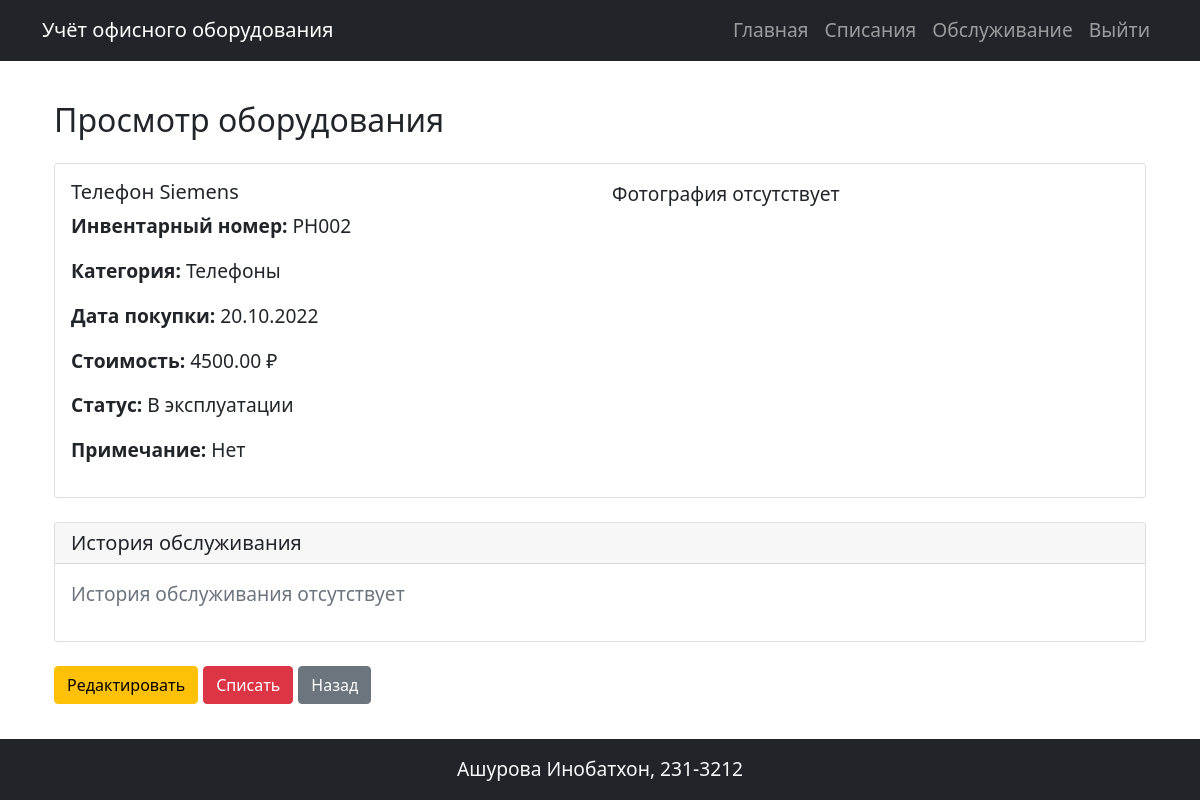
The page /equipment/10 (signed in) on the database its author committed.
### models.py (models this page shows)
class Equipment(db.Model):
    id = db.Column(db.Integer, primary_key=True)
    name = db.Column(db.String(100), nullable=False)
    inventory_number = db.Column(db.String(50), unique=True, nullable=False)
    category_id = db.Column(db.Integer, db.ForeignKey('category.id'), nullable=False)
    category = db.relationship('Category', backref='equipments')
    purchase_date = db.Column(db.Date, nullable=False)
    cost = db.Column(db.Numeric(10, 2), nullable=False)
    status = db.Column(db.Enum('В эксплуатации', 'На ремонте', 'Списано', name='equipment_status'), nullable=False, default='В эксплуатации')
    note = db.Column(db.Text)
    photos = db.relationship('Photo', backref='equipment', lazy='dynamic', cascade='all, delete-orphan')
    maintenance_history = db.relationship('MaintenanceHistory', backref='equipment', cascade='all, delete-orphan')
    responsible_persons = db.relationship('ResponsiblePersons', secondary=equipment_responsible, back_populates='equipments')
    write_offs = db.relationship('WriteOff', backref='equipment_obj', cascade='all, delete-orphan')

class Category(db.Model):
    id = db.Column(db.Integer, primary_key=True)
    name = db.Column(db.String(100), nullable=False)
    description = db.Column(db.Text)

### app.py (the view)
@app.route('/equipment/<int:id>')
def view_equipment(id):
    equipment = Equipment.query.get_or_404(id)
    return render_template('view_equipment.html', equipment=equipment)

### app.py (called while the page is built)
@login_manager.user_loader
def load_user(user_id):
    return User.query.get(int(user_id))

### templates/view_equipment.html (shortened to what this page needs)
{% extends "base.html" %}
{% block content %}
<div class="container">
    <h2 class="my-4">Просмотр оборудования</h2>
    <div class="card mb-4">
        <div class="card-body">
            <div class="row">
                <div class="col-md-6">
                    <h5 class="card-title">{{ equipment.name }}</h5>
                    <p><strong>Инвентарный номер:</strong> {{ equipment.inventory_number }}</p>
                    <p><strong>Категория:</strong> {{ equipment.category.name }}</p>
                    <p><strong>Дата покупки:</strong> {{ equipment.purchase_date.strftime('%d.%m.%Y') }}</p>
                    <p><strong>Стоимость:</strong> {{ "%.2f"|format(equipment.cost) }} ₽</p>
                    <p><strong>Статус:</strong> {{ equipment.status }}</p>
                    <p><strong>Примечание:</strong> {{ equipment.note or 'Нет' }}</p>
                </div>
                <div class="col-md-6">
                    {% if equipment.photos.first() %}
                        <img src="{{ url_for('static', filename='uploads/' + equipment.photos.first().filename) }}"
                             class="img-fluid" alt="Фото оборудования">
                    {% else %}
                        <p>Фотография отсутствует</p>
                    {% endif %}
                </div>
            </div>
        </div>
    </div>
    <div class="card mb-4">
        <div class="card-header">
            <h5 class="mb-0">История обслуживания</h5>
        </div>
        <div class="card-body">
            {% if equipment.maintenance_history %}
                <div class="table-responsive">
                    <table class="table">
                        <thead>
                            <tr>
                                <th>Дата</th>
                                <th>Тип обслуживания</th>
                                <th>Комментарий</th>
                            </tr>
                        </thead>
                        <tbody>
                            {% for record in equipment.maintenance_history|sort(attribute='date', reverse=true) %}
                                <tr>
                                    <td>{{ record.date.strftime('%d.%m.%Y') }}</td>
                                    <td>{{ record.maintenance_type }}</td>
                                    <td>{{ record.comment }}</td>
                                </tr>
                            {% endfor %}
                        </tbody>
                    </table>
                </div>
            {% else %}
                <p class="text-muted">История обслуживания отсутствует</p>
            {% endif %}
        </div>
    </div>
    <div class="mt-3">
        {% if current_user.is_authenticated and current_user.role.name == 'admin' %}
            <a href="{{ url_for('edit_equipment', id=equipment.id) }}" class="btn btn-warning">Редактировать</a>
            {% if equipment.status != 'Списано' and current_user.role.name == 'admin' %}
                <a href="{{ url_for('write_off_equipment', id=equipment.id) }}" class="btn btn-danger">Списать</a>
            {% endif %}
        {% endif %}
        <a href="{{ url_for('index') }}" class="btn btn-secondary">Назад</a>
    </div>
</div>
{% endblock %}

### static/styles.css (style rules this page uses)
body { font-size: 1.2rem; display: grid; grid-template-rows: auto 1fr auto; height: 100vh; margin: 0; }

### rows shown on the page
Equipment: name "Телефон Siemens", inventory_number "PH002", purchase_date "20.10.2022", cost "4500.00", status "В эксплуатации", note "Нет"
Category: category.name "Телефоны"
